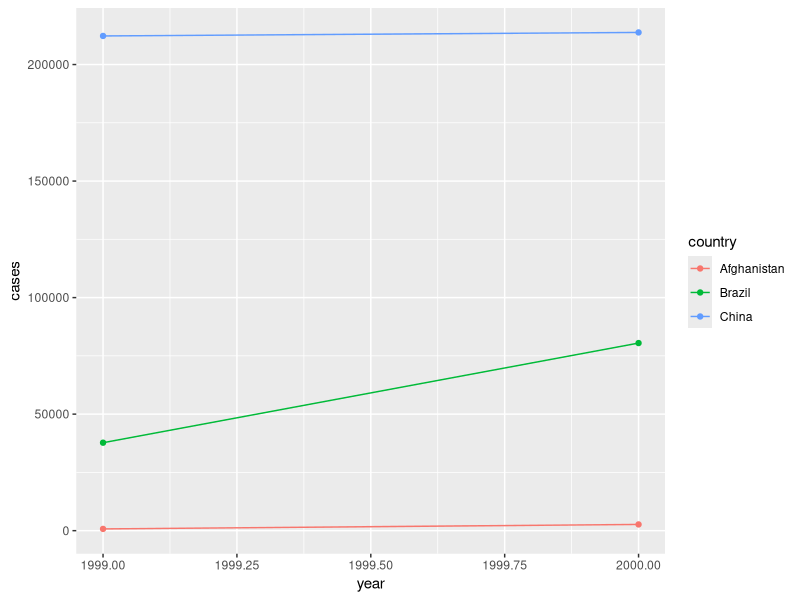
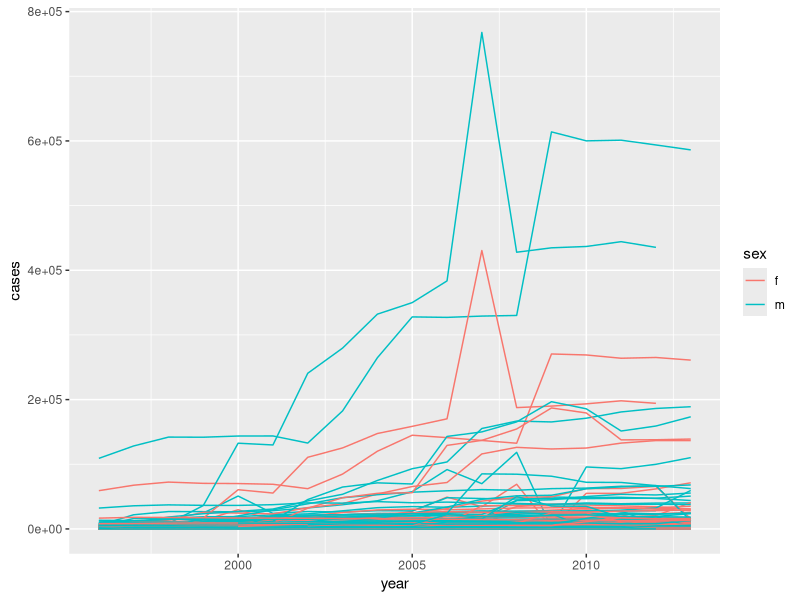

These figures' R source, in order:
## ---- chunk 1
knitr::opts_chunk$set(echo = TRUE)
## ---- chunk 2
library(tidyverse)
## ---- chunk 3
table2
## ---- chunk 4
cases2 = table2 %>%
  filter(type == "cases")

pop2 = table2 %>%
  filter(type == "population")

table2_cases_per_cap = tibble(
  country = cases2$country,
  year = cases2$year,
  cases = cases2$count,
  population = pop2$count,
  cases_per_capita = (cases / population) * 10000)

table2_cases_per_cap
## ---- chunk 5
table4 = tibble(
  country = table4a$country,
  `1999` = table4a$`1999` / table4b$`1999`,
  `2000` = table4a$`2000` / table4b$`2000`)

table4
## ---- chunk 6
ggplot(table2_cases_per_cap, aes(year, cases, color = country)) +
  geom_point() +
  geom_line()
## ---- chunk 7
table4a %>%
  gather(`1999`, `2000`, key = "year", value = "cases")
## ---- chunk 8
preg <- tribble(
~pregnant, ~male, ~female, "yes", NA, 10, "no", 20, 12
)
preg
## ---- chunk 9
gather(preg, key = gender, value =  value, male:female, na.rm = TRUE)
## ---- chunk 10
tibble(x = c("a,b,c", "d,e,f,g", "h,i,j")) %>%
  separate(x, c("one", "two", "three"))
## ---- chunk 11
tibble(x = c("a,b,c", "d,e", "f,g,i")) %>%
  separate(x, c("one", "two", "three"))
## ---- chunk 12
tibble(x = c("a,b,c", "d,e,f", "g,h,i")) %>%
  separate(x, c("one", "two", "three"), remove = FALSE)
## ---- chunk 13
tibble(x = c("a,b,c", "d", "g,h,i")) %>%
  separate(x, c("one", "two", "three"), fill = "left")
## ---- chunk 14
tibble(x = c("a,b,c", "d", "g,h,i")) %>%
  separate(x, c("one", "two", "three"), fill = "right")
## ---- chunk 15
who2 = who %>%
  gather(code, value, new_sp_m014:newrel_f65, na.rm = TRUE) %>%
  mutate(
        code = stringr::str_replace(code, "newrel", "new_rel")
      ) %>%
  separate(code, c("new", "var", "sexage")) %>%
  select(-new, -iso2, -iso3) %>%
  separate(sexage, c("sex", "age"), sep = 1)

who2
## ---- chunk 16
who %>%
  gather(code, value, new_sp_m014:newrel_f65, na.rm = TRUE) %>%
  separate(code, c("new", "var", "sexage")) %>%
  select(-new, -iso2, -iso3) %>%
  separate(sexage, c("sex", "age"), sep = 1)
## ---- chunk 17
who %>%
  gather(code, value, new_sp_m014:newrel_f65, na.rm = TRUE) %>%
  separate(code, c("new", "var", "sexage")) %>%
  filter(new == "newrel") %>%
  head(5)
## ---- chunk 18
who %>%
  select(country, iso2, iso3) %>%
  distinct()
## ---- chunk 19
who2 %>%
  group_by(country, year, sex) %>%
  filter(year > 1995) %>%
  summarize(cases = sum(value)) %>%
  unite(country_sex, country, sex, remove = FALSE) %>%
  ggplot(aes(year, cases, group = country_sex, color = sex)) +
    geom_line()
